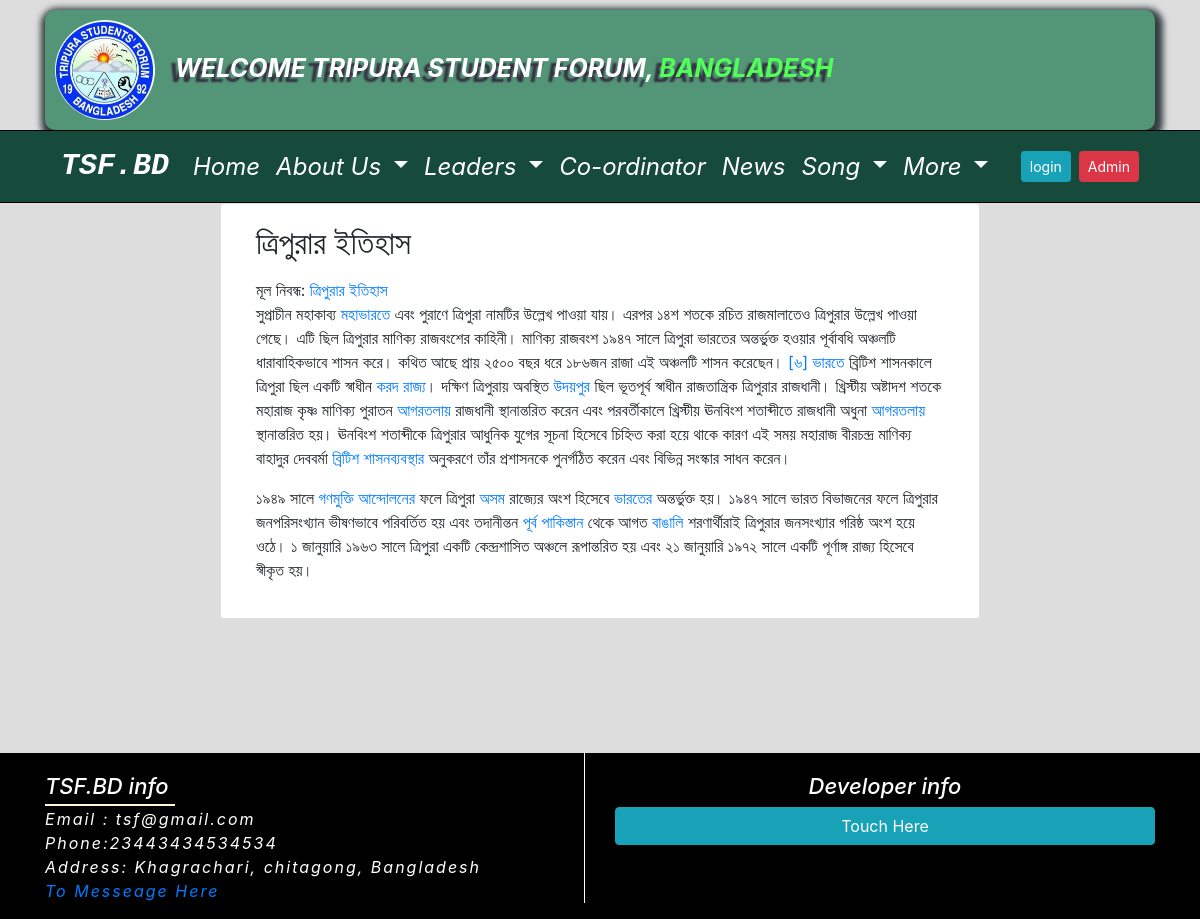
Page /about/1/ on the committed database.
### Home_app/models.py (models this page shows, shortened)
class TsfAboutSetting(models.Model):
    tsf_logo = models.ImageField(upload_to='tsf_logo', blank=True)
    tsf_greeting = models.CharField(max_length=255, blank=True)
    country = models.CharField(max_length=255, blank=True)
    tsf_phone = models.CharField(max_length=255, blank=True)
    tsf_email = models.EmailField(max_length=255, blank=True)
    tsf_address = models.TextField(blank=True)
    tsf_about = models.TextField(blank=True)
    tsf_president_name = models.CharField(max_length=255, blank=True)
    tsf_president_photo = models.ImageField(upload_to='president_photo', blank=True)
    tsf_president_title = models.CharField(max_length=255, blank=True)
    tsf_secretary_name = models.CharField(max_length=255, blank=True)
    tsf_secretary_photo = models.ImageField(upload_to='secretary_photo', blank=True)
    tsf_secretary_title = models.CharField(max_length=255, blank=True)
    tsf_fb_link = models.URLField(max_length=255, blank=True)
    tsf_twitter_link = models.URLField(max_length=255, blank=True)
    tsf_instagram_link = models.URLField(max_length=255, blank=True)
    tsf_linkdin_link = models.URLField(max_length=255, blank=True)
    tsf_youtube_link = models.URLField(max_length=255, blank=True)
    developer_name = models.CharField(max_length=200)
    developer_address = models.CharField(max_length=250)
    developer_website = models.URLField(blank=True)
    developer_email = models.EmailField(blank=True)
    developer_fb = models.URLField(blank=True)
    developer_youtube = models.URLField(blank=True)
    developer_instagram = models.URLField(blank=True)
    developer_linkdin = models.URLField(blank=True)
    class Meta:
        verbose_name_plural = "TSF ABOUT"

### About_app/models.py (models this page shows, shortened)
class About(models.Model):
    category = models.ForeignKey(Category, on_delete=models.CASCADE)
    title = models.CharField(max_length=200)
    description = RichTextUploadingField()
    class Meta:
        verbose_name_plural = "About"

### About_app/views.py (the view)
# urls.py: path('about/<int:pk>/', views.about_category_details, name='about_detail')
def about_category_details(request, pk):
     about_inform = TsfAboutSetting.objects.get(id=1)
     categories = Category.objects.get( pk=pk)
     categories_details = About.objects.filter(category=categories)
     context = {'categories_details': categories_details, 'about_inform': about_inform}
     return render(request, 'about_app/about.html', context)

### templates/about_app/about.html
{% extends 'home/base.html' %}
{% load static %}
{% block body %}
<section style="min-height: 550px;">
<div class="container">
    <div class="row justify-content-center">
        <div class="col-md-8 card" style="min-height: 400px;">
            <div class="card-body">
                {% for detail in categories_details %}
                <h2>{{ detail.title }}</h2>
                <p>{{ detail.description|safe }}</p>
                {% endfor %}
            </div>
        </div>
    </div>
</div>
</section>
{% endblock %}

### templates/home/banner.html
{% load static %}
<section id="banner_section">
    <div class="container">
    <div class="logoheder">
      <div class="logo-section">
        <img src="{{about_inform.tsf_logo.url }}" alt=""  class=" rounded-circle logo"/>
      </div>
    <p class="logotext">{{ about_inform.tsf_greeting }}, <span class="countrytext">{{ about_inform.country }}</span></p>
    </div>
    </div>
    </section>

### templates/home/footer.html (shortened to what this page needs)
<div class="container">
    <div class="row">
       <div class="col-md-6">
   <div class="side_left">
    <ul class="footer_list">
      <h2 class="Tsf_info">TSF.BD info</h2>
       <li> Email : {{ about_inform.tsf_email }}</li>
       <li> Phone:{{ about_inform.tsf_phone }}</li>
       <li> Address: {{ about_inform.tsf_address }}</li>
       <li> <a href="{% url 'contact' %}">To Messeage Here</a></li>
     </ul>
   </div>
       </div>
       <div class="col-md-6">
<div class="footer_list">
  <h2 class="developer_title">Developer info</h2>
<button type="button" class="btn btn-info btn-block" data-toggle="modal" data-target="#exampleModalCenter">
Touch Here
</button>
</div>
            </div>
    </div>
</div>

### Home_app/static/css/home.css (style rules this page uses)
* { margin: 0; padding: 0; }
.logo { height:100px; width:100px; margin-left:10px; animation: rotatelogo 5s linear infinite ; }
.logoheder { height: 120px; margin-top:10px; background:#539677; box-shadow:2px 4px 6px 6px #333d42; border-radius:10px; padding-bottom:10px; padding-top:10px; }
.countrytext { color:#51ff58; font-weight:bold; font-style:italic; text-transform:uppercase; text-shadow:-6px 5px 2px #362e42; font-size: 25px; padding-top: 15px; }
.logotext { font-weight:bold; font-style:italic; color:#fff; text-transform:uppercase; text-shadow:-6px 5px 2px #362e42; font-size: 25px; padding-top: 30px; }
.logo-section { margin-right:20px; float: left; }

### Home_app/static/css/footer.css (style rules this page uses)
.footer_list { padding-top: 20px; }
.side_left { border-right: 1px solid #fff; }
.footer_list li { font-size: 16px; letter-spacing: 2px; font-style: italic; list-style: none; color: #fff; }
.developer_title { text-align: center; color: #fff!important; font-size: 22px; font-style: italic; }
.Tsf_info { color: #fff; font-size: 22px; font-style: italic; position: relative; }
.Tsf_info::after { position: absolute; content: ''; height: 2px; width: 130px; display: block; margin-top: 5px; background: cornsilk; }

### rows in the picture
TsfAboutSetting: tsf_logo (picture), tsf_greeting "WELCOME TRIPURA STUDENT FORUM", country "BANGLADESH", tsf_email "tsf@gmail.com", tsf_phone "23443434534534", tsf_address "Khagrachari, chitagong, Bangladesh"
About: title "ত্রিপুরার ইতিহাস", description "মূল নিবন্ধ: ত্রিপুরার ইতিহাস সুপ্রাচীন মহাকাব্য মহাভারতে এবং পুরাণে ত্রিপুরা নামটির উল্লেখ পাওয়া যায়। এরপর ১৪শ শতকে রচিত রাজমালাতেও ত্রিপুরার উল্লেখ পাওয়া গেছে। এটি ছিল ত্রিপুরার মাণিক্য রাজবংশের কাহিনী। মাণিক্য রাজবংশ ১৯৪৭ সালে ত্রিপুরা ভারতের অন্তর্ভুক্ত হওয়ার পূর্বাবধি অঞ্চলটি ধারাবাহিকভাবে শাসন করে। কথিত আছে প্রায় ২৫০০ বছর ধরে ১৮৬জন রাজা এই অঞ্চলটি শাসন করেছেন। [৬] ভারতে ব্রিটিশ শাসনকালে ত্রিপুরা ছিল একটি স্বাধীন করদ রাজ্য । দক্ষিণ ত্রিপুরায় অবস্থিত উদয়পুর ছিল ভূতপূর্ব স্বাধীন রাজতান্ত্রিক ত্রিপুরার রাজধানী। খ্রিস্টীয় অষ্টাদশ শতকে মহারাজ কৃষ্ণ মাণিক্য পুরাতন আগরতলায় রাজধানী স্থানান্তরিত করেন এবং পরবর্তীকালে খ্রিস্টীয় ঊনবিংশ শতাব্দীতে রাজধানী অধুনা আগরতলায় স্থানান্তরিত হয়।…"
